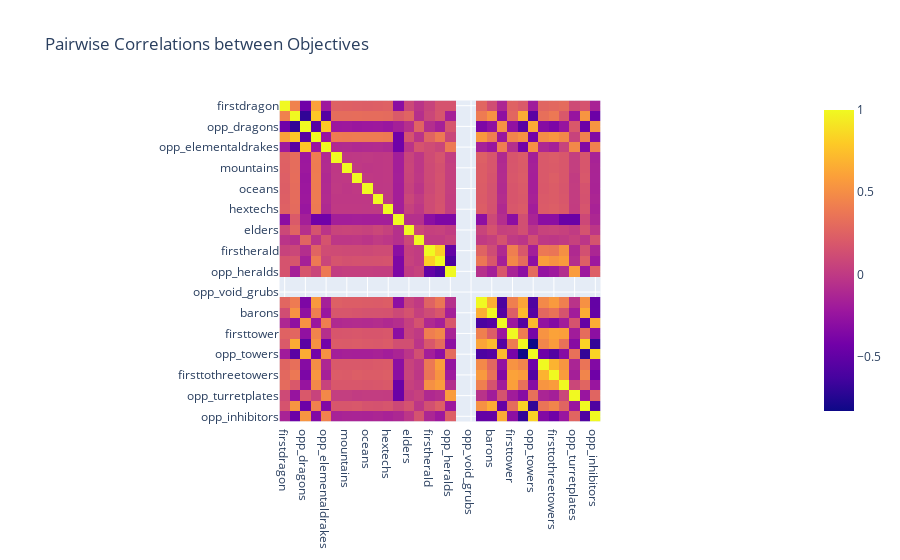

Notebook cell for this chart:
### Code cell
#Pairwise correlation vs. objectives
fig = px.imshow(grouped_df[objectives].corr(), 
                title='Pairwise Correlations between Objectives')
fig.show()
fig.write_html('assets/pairwise_correlation.html', include_plotlyjs='cdn')
# To show the correlation of objectives. Namely, there are a strong negative correlation between objectives with and without the "opp" string.
# "opp" represents opponents respective objective data.

### Figure 1 — Plotly figure (JSON) as saved in the notebook; plotly's stock layout.template omitted (floating-point values rounded to 4 significant figures; data arrays with more than 128 entries replaced by an {"elided": "..."} marker saying what was removed)
{"data": [{"coloraxis": "coloraxis", "hovertemplate": "x: %{x}<br>y: %{y}<br>color: %{z}<extra></extra>", "name": "0", "type": "heatmap", "x": ["firstdragon", "dragons", "opp_dragons", "elementaldrakes", "opp_elementaldrakes", "infernals", "mountains", "clouds", "oceans", "chemtechs", "hextechs", "dragons (type unknown)", "elders", "opp_elders", "firstherald", "heralds", "opp_heralds", "void_grubs", "opp_void_grubs", "firstbaron", "barons", "opp_barons", "firsttower", "towers", "opp_towers", "firstmidtower", "firsttothreetowers", "turretplates", "opp_turretplates", "inhibitors", "opp_inhibitors"], "xaxis": "x", "y": ["firstdragon", "dragons", "opp_dragons", "elementaldrakes", "opp_elementaldrakes", "infernals", "mountains", "clouds", "oceans", "chemtechs", "hextechs", "dragons (type unknown)", "elders", "opp_elders", "firstherald", "heralds", "opp_heralds", "void_grubs", "opp_void_grubs", "firstbaron", "barons", "opp_barons", "firsttower", "towers", "opp_towers", "firstmidtower", "firsttothreetowers", "turretplates", "opp_turretplates", "inhibitors", "opp_inhibitors"], "yaxis": "y", "z": {"elided": "31x31 float values"}}], "layout": {"coloraxis": {"colorscale": [[0, "#0d0887"], [0.1111, "#46039f"], [0.2222, "#7201a8"], [0.3333, "#9c179e"], [0.4444, "#bd3786"], [0.5556, "#d8576b"], [0.6667, "#ed7953"], [0.7778, "#fb9f3a"], [0.8889, "#fdca26"], [1, "#f0f921"]]}, "title": {"text": "Pairwise Correlations between Objectives"}, "xaxis": {"anchor": "y", "constrain": "domain", "domain": [0, 1], "scaleanchor": "y"}, "yaxis": {"anchor": "x", "autorange": "reversed", "constrain": "domain", "domain": [0, 1]}}}
